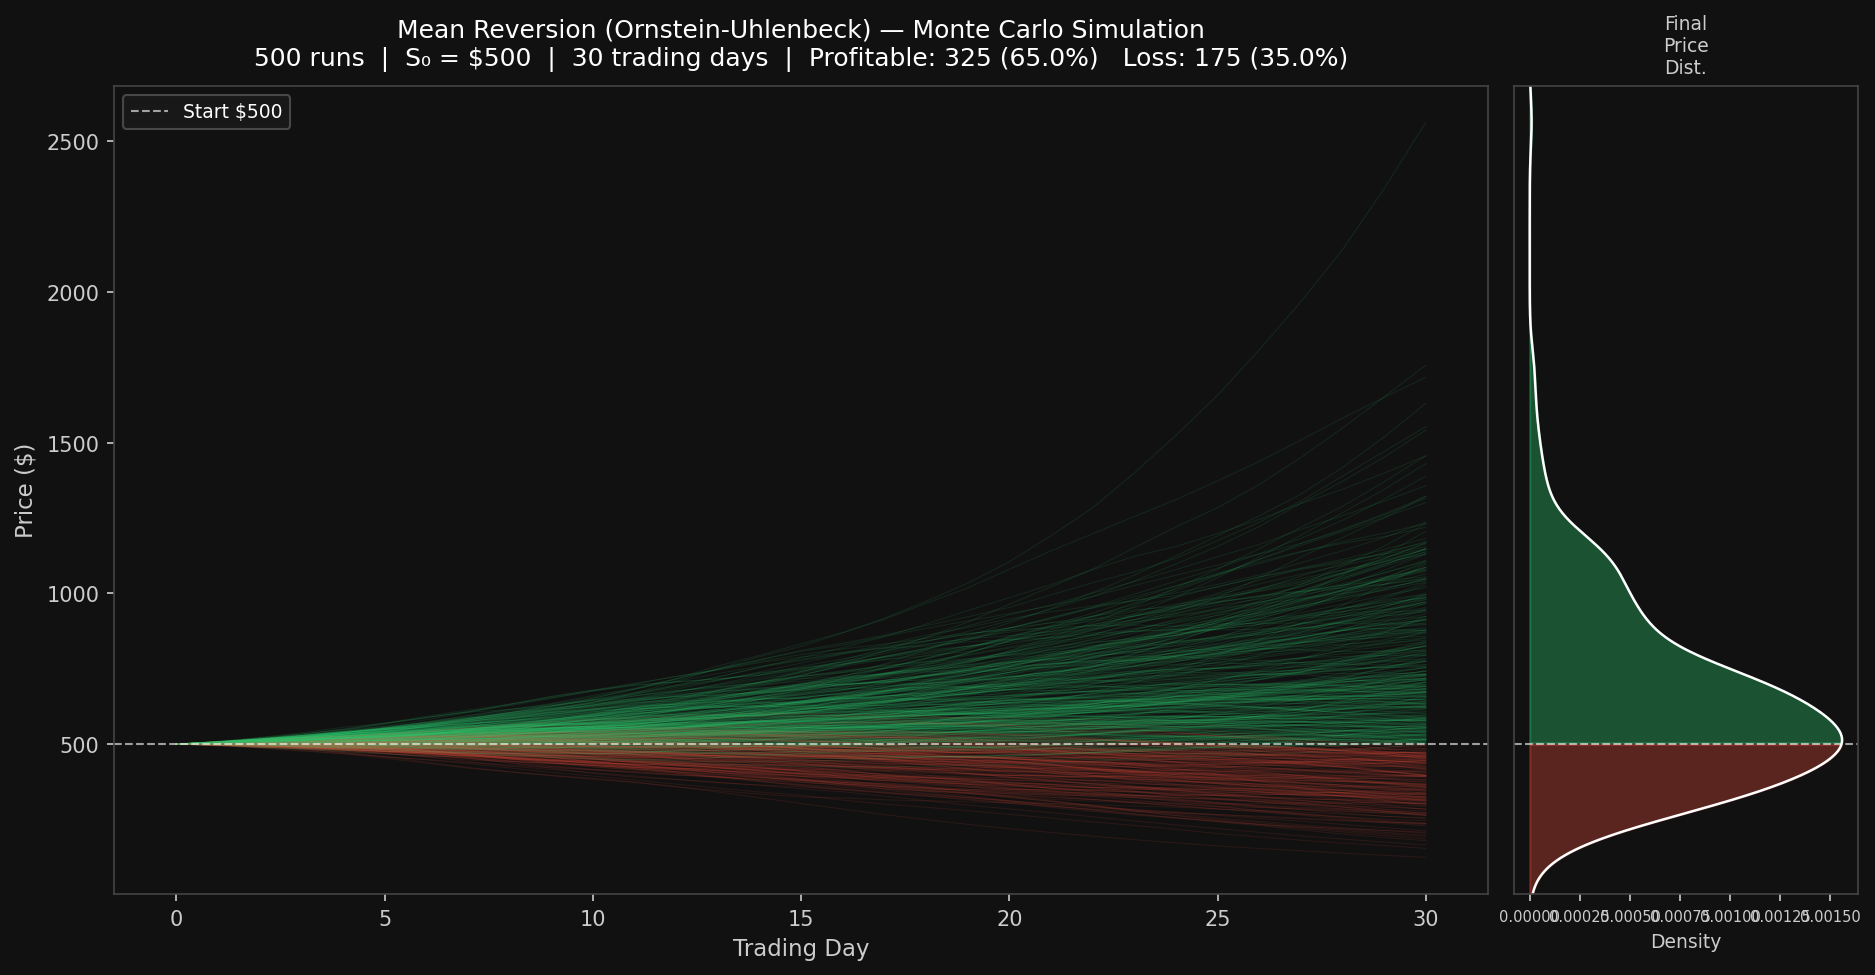

Python code for this plot:
import numpy as np
import math
import matplotlib.pyplot as plt
import matplotlib.gridspec as gridspec
from scipy.stats import gaussian_kde
import os

plt.style.use('dark_background')

# --- Parameters ---
N_RUNS = 500
S0     = 500.0
DAYS   = 30

np.random.seed(42)

# --- Model: Mean Reversion (Ornstein-Uhlenbeck on returns) ---
def mean_reversion(S0, days, theta=0.01, mu=0.005, sigma=0.085):
    dt      = 1 / 252
    sqrt_dt = math.sqrt(dt)
    prices  = [S0]
    S       = S0
    r       = mu          # initial return starts at the long-run mean
    for _ in range(days):
        Z  = np.random.standard_normal()
        r  = r + theta * (mu - r) + sigma * sqrt_dt * Z
        S  = S * (1 + r)
        prices.append(S)
    return prices

# --- Simulate ---
all_paths    = [mean_reversion(S0, DAYS) for _ in range(N_RUNS)]
final_prices = np.array([p[-1] for p in all_paths])
n_profit     = int(np.sum(final_prices >= S0))
n_loss       = N_RUNS - n_profit

# --- y-axis limits ---
all_vals = [v for path in all_paths for v in path]
y_min, y_max = min(all_vals), max(all_vals)
pad = (y_max - y_min) * 0.05
y_lo, y_hi = y_min - pad, y_max + pad

# --- Layout ---
fig = plt.figure(figsize=(15, 7), facecolor='#111111')
gs  = gridspec.GridSpec(1, 2, width_ratios=[4, 1], wspace=0.03)
ax     = fig.add_subplot(gs[0])
ax_kde = fig.add_subplot(gs[1], sharey=ax)

days_axis = np.arange(DAYS + 1)

# --- Draw paths ---
for path in all_paths:
    colour = '#2ecc71' if path[-1] >= S0 else '#e74c3c'
    ax.plot(days_axis, path, color=colour, alpha=0.12, linewidth=0.5)

ax.axhline(S0, color='white', linestyle='--', linewidth=1, alpha=0.6, label=f'Start ${S0:.0f}')
ax.set_ylim(y_lo, y_hi)
ax.set_facecolor('#111111')
ax.set_xlabel('Trading Day', color='#cccccc', fontsize=11)
ax.set_ylabel('Price ($)',   color='#cccccc', fontsize=11)
ax.tick_params(colors='#cccccc')
for sp in ax.spines.values():
    sp.set_edgecolor('#444444')
ax.legend(facecolor='#1a1a1a', edgecolor='#555555', labelcolor='white', fontsize=9)
ax.set_title(
    f'Mean Reversion (Ornstein-Uhlenbeck) — Monte Carlo Simulation\n'
    f'{N_RUNS} runs  |  S₀ = ${S0:.0f}  |  {DAYS} trading days  |  '
    f'Profitable: {n_profit} ({100*n_profit/N_RUNS:.1f}%)   Loss: {n_loss} ({100*n_loss/N_RUNS:.1f}%)',
    color='white', fontsize=12, pad=10
)

# --- KDE (right panel) ---
kde         = gaussian_kde(final_prices)
price_range = np.linspace(y_lo, y_hi, 600)
density     = kde(price_range)

ax_kde.fill_betweenx(price_range, density, 0,
                     where=(price_range >= S0), color='#2ecc71', alpha=0.35)
ax_kde.fill_betweenx(price_range, density, 0,
                     where=(price_range <  S0), color='#e74c3c', alpha=0.35)
ax_kde.plot(density, price_range, color='white', linewidth=1.2)
ax_kde.axhline(S0, color='white', linestyle='--', linewidth=1, alpha=0.6)
ax_kde.set_facecolor('#111111')
ax_kde.set_xlabel('Density', color='#cccccc', fontsize=9)
ax_kde.set_title('Final\nPrice\nDist.', color='#cccccc', fontsize=9)
ax_kde.tick_params(axis='x', colors='#cccccc', labelsize=7)
ax_kde.yaxis.set_visible(False)
for sp in ax_kde.spines.values():
    sp.set_edgecolor('#444444')

# --- Save ---
out_path = os.path.join(os.path.dirname(os.path.abspath(__file__)), 'mc_mean_reversion.png')
plt.savefig(out_path, dpi=150, bbox_inches='tight', facecolor='#111111')
plt.close()
print(f'Saved: {out_path}')
